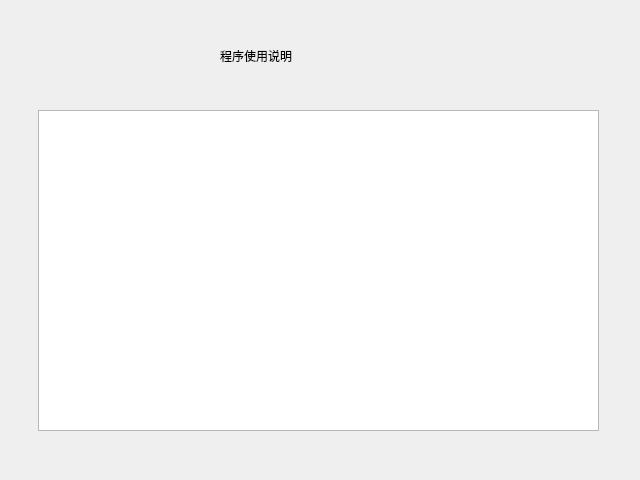
<?xml version="1.0" encoding="UTF-8"?>
<ui version="4.0">
 <class>helper</class>
 <widget class="QMainWindow" name="helper">
  <property name="geometry">
   <rect>
    <x>0</x>
    <y>0</y>
    <width>640</width>
    <height>480</height>
   </rect>
  </property>
  <property name="minimumSize">
   <size>
    <width>640</width>
    <height>480</height>
   </size>
  </property>
  <property name="maximumSize">
   <size>
    <width>640</width>
    <height>480</height>
   </size>
  </property>
  <property name="windowTitle">
   <string>MainWindow</string>
  </property>
  <widget class="QWidget" name="centralwidget">
   <widget class="QTextEdit" name="instruction">
    <property name="enabled">
     <bool>true</bool>
    </property>
    <property name="geometry">
     <rect>
      <x>38</x>
      <y>110</y>
      <width>561</width>
      <height>321</height>
     </rect>
    </property>
    <property name="readOnly">
     <bool>true</bool>
    </property>
   </widget>
   <widget class="QLabel" name="title">
    <property name="geometry">
     <rect>
      <x>220</x>
      <y>20</y>
      <width>221</width>
      <height>71</height>
     </rect>
    </property>
    <property name="styleSheet">
     <string notr="true">font: 35px &quot;华光准圆_CNKI&quot;;
padding: 0px;</string>
    </property>
    <property name="text">
     <string>程序使用说明</string>
    </property>
   </widget>
  </widget>
 </widget>
 <resources/>
 <connections/>
</ui>
